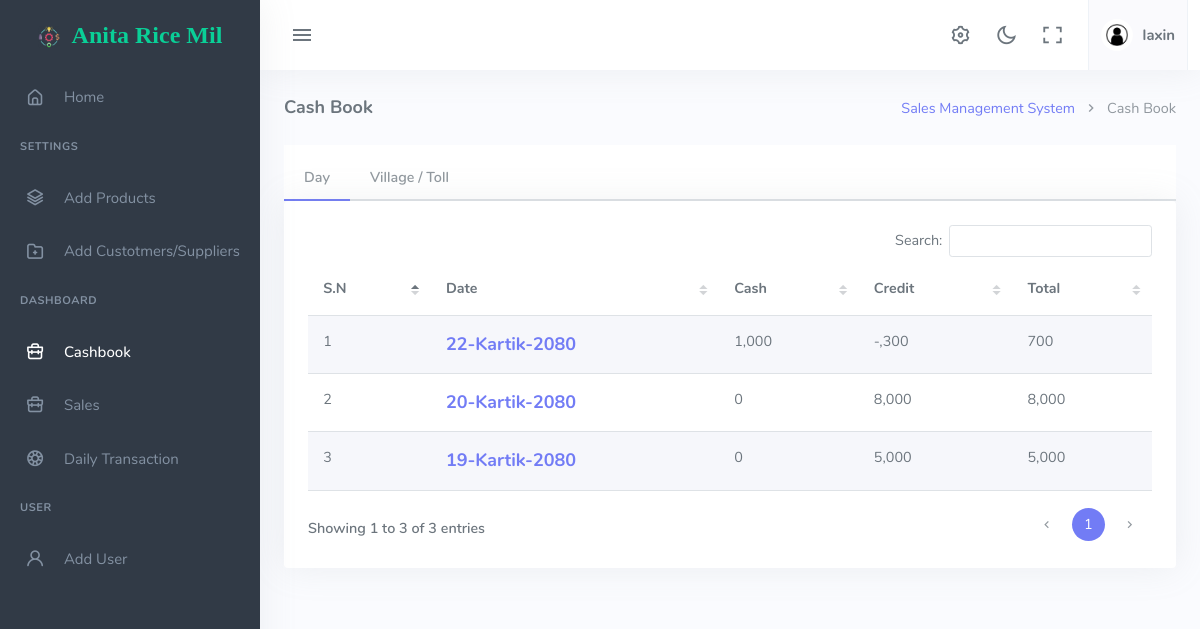
Screenshot of /sales-dashboard (signed in) with the database file from the repository.
### account/models.py (models this page shows, shortened)
class User(AbstractBaseUser, PermissionsMixin):
  email = models.EmailField(
      verbose_name='Email',
      max_length=255,
      unique=True,
  )
  fullname = models.CharField(max_length=200)
  is_admin = models.BooleanField(default=False)
  is_active = models.BooleanField(default=True)
  is_staff= models.BooleanField(default=True)
  phone_No = models.CharField(max_length=150, null=True, blank=True)
  image = models.ImageField(upload_to="image/", null=True, blank=True)
  address = models.CharField(max_length=150, null=True, blank=True)
  created_at = models.DateField(auto_now_add=True, null=True, blank=True)
  updated_at = models.DateField(auto_now=True, null=True, blank=True)
  objects = UserManager()
  USERNAME_FIELD = 'email'
  REQUIRED_FIELDS = ['fullname','phone_No']

### app/models.py (models this page shows, shortened)
class Sales(models.Model):
    payment_method =(('paid','Paid'),
                     ('partially_paid','Partially Paid'),
                     ('unpaid','Unpaid'))
    customer = models.ForeignKey(Customer, on_delete=models.CASCADE, related_name='customer')
    bill_no  = models.IntegerField(null=True, blank=True)
    phone_number = models.CharField(max_length=20)
    address = models.CharField(max_length=150)
    email = models.EmailField(null=True, blank=True)
    payment_status= models.CharField(choices=payment_method, max_length=150,null= True, blank=True)
    total_amount = models.IntegerField(default=0,null=True, blank=True)
    remaining_amount = models.IntegerField(default=0, null= True, blank=True)
    paid_amount = models.IntegerField(default=0, null=True, blank=True)
    nepali_create_date = models.CharField(max_length=200,default=nepali_datetime.date.today().strftime("%d-%B-%Y"), null=True, blank=True) #widget=models.HiddenInput(),,editable=False
    created_date = models.DateField(auto_now_add=True)
    modified_date = models.DateField(auto_now=True)
    deleted_date = models.DateField(null=True, blank=True)
    remarks = models.TextField(null = True, blank= True)
    class Meta:
        ordering = ['-id',]
    def get_total_cost(self):
        return sum([item.get_cost() for item in self.sales_id.all()])
    def get_remaining_amount(self):
        if self.paid_amount is None:
            amount = 0
        else:
            amount = self.paid_amount
        remaining = self.get_total_cost() - amount
        return remaining
    def total_pay_amount(self):
        totalpaid = self.get_total_cost() - self.get_remaining_amount()
        return totalpaid

### app/decorators.py (the view)
    def wrapper_fun(request, *args, **kwargs):
        if request.user.is_authenticated:
            return view_fun(request, *args, **kwargs)
        else:
            messages.warning(request,"Login required...")
            return redirect('app:login')

### app/templates/app/sales_table.html (shortened to what this page needs)
{% extends  'app/tablebase.html' %}
{% load static %}
{% load custome_filter %}
{% block content %}
<div class="content-page">
    <div class="content">
        <div class="container-fluid">
            <div class="row">
                <div class="col-12">
                    <div class="page-title-box">
                        <div class="page-title-right">
                            <ol class="breadcrumb m-0">
                                <li class="breadcrumb-item"><a href="javascript: void(0);">Sales Management System</a></li>
                                <li class="breadcrumb-item active">Cash Book </li>
                            </ol>
                        </div>
                        <h4 class="page-title">Cash Book</h4>
                    </div>
                </div>
            </div>
            <div class="row">
                <div class="col-12">
                    <ul class="nav nav-tabs nav-bordered pt-2 bg-white">
                        <li class="nav-item">
                            <a href="#today" data-bs-toggle="tab" aria-expanded="false" class="nav-link active">
                                <span class="d-none d-md-block">Day</span>
                            </a>
                        </li>
                        <li class="nav-item">
                            <a href="#village" data-bs-toggle="tab" aria-expanded="false" class="nav-link">
                                <span class="d-none d-md-block">Village / Toll</span>
                            </a>
                        </li>
                    </ul>
                    <div class="tab-content">
                        <div class="tab-pane show active" id="today">
                            <div class="row">
                                <div class="col-12">
                                    <div class="card">
                                        <div class="card-body">
                                            <div class="tab-content ">
                                                    <table id="datatable-buttons" class="table table-striped dt-responsive nowrap w-100 ">
                                                        <thead>
                                                            <tr>
                                                                <th >S.N</th>
                                                                <th>Date</th>
                                                                <th >Cash</th>
                                                                <th>Credit</th>
                                                                <th>Total</th>
                                                            </tr>
                                                        </thead>
                                                        <tbody>
                                                            {% for item in daily_sales %}
                                                            <tr>
                                                                <td >
                                                                    {{forloop.counter}}
                                                                </td>
                                                                <td><a href="{% url 'app:date_related_sales' item.nepali_create_date %}" style="font-size: large; font-weight: 800;">{{item.nepali_create_date}}</a></td>
                                                                <td >
                                                                    {{item.nepali_create_date|total_debit_amount|nepalicurrencyFormat|remove_decimal}}
                                                                </td>
                                                                <td>
                                                                    {{item.nepali_create_date|total_credite_amount|nepalicurrencyFormat|remove_decimal}}
                                                                </td>
                                                                <td>{{ item.nepali_create_date|total_sales_for_nepali_date|nepalicurrencyFormat|remove_decimal }}</td>
                                                            </tr>
                                                            {% endfor %}
                                                        </tbody>
                                            </table>
                                            </div>
                                        </div>
                                    </div>
                                </div>
                            </div>
                        </div>
                    </div>
                </div>
            </div>
        </div>
    </div>
{% endblock %}

### app/templates/app/tablebase.html (shortened to what this page needs)
{% load static %}
{% load custome_filter %}
<!DOCTYPE html>
<html lang="en">
    <head>
        <link rel="stylesheet" href="{% static 'app/assets/vendor/jquery-toast-plugin/jquery.toast.min.css'%}">
        <link href="{% static 'app/assets/css/app-saas.min.css'%}" rel="stylesheet" type="text/css" id="app-style" />
        <link href="{% static 'app/assets/css/icons.min.css'%}" rel="stylesheet" type="text/css" />
        <link href="{% static 'app/assets/vendor/bootstrap-datepicker/css/bootstrap-datepicker.min.css'%}" rel="stylesheet" type="text/css" />
        <link href="{% static 'app/assets/vendor/select2/css/select2.min.css'%}" rel="stylesheet" type="text/css" />
        <link href="{% static 'app/assets/vendor/datatables.net-bs5/css/dataTables.bootstrap5.min.css'%}" rel="stylesheet" type="text/css" />
        <link href="{% static 'app/assets/vendor/datatables.net-responsive-bs5/css/responsive.bootstrap5.min.css'%}" rel="stylesheet" type="text/css" />
        <link href="{% static 'app/assets/css/app-saas.min.css'%}" rel="stylesheet" type="text/css" id="app-style" />
        <link href="{% static 'app/assets/css/icons.min.css'%}" rel="stylesheet" type="text/css" />
        <link href="https://cdn.jsdelivr.net/npm/summernote@0.8.16/dist/summernote-lite.min.css" rel="stylesheet">
    </head>
    <link rel="stylesheet" href="https://maxcdn.bootstrapcdn.com/font-awesome/4.7.0/css/font-awesome.min.css">
    <body>
                <div class="wrapper">
                    <div class="navbar-custom">
                        <div class="topbar container-fluid">
                            <div class="d-flex align-items-center gap-lg-2 gap-1">
                                <button class="button-toggle-menu">
                                    <i class="mdi mdi-menu"></i>
                                </button>
                            </div>
                            <ul class="topbar-menu d-flex align-items-center gap-3">
                                <li class="d-none d-sm-inline-block">
                                    <a class="nav-link" data-bs-toggle="offcanvas" href="#theme-settings-offcanvas">
                                        <i class="ri-settings-3-line font-22"></i>
                                    </a>
                                </li>
                                <li class="d-none d-sm-inline-block">
                                    <div class="nav-link" id="light-dark-mode" data-bs-toggle="tooltip" data-bs-placement="left" title="Theme Mode">
                                        <i class="ri-moon-line font-22"></i>
                                    </div>
                                </li>
                                <li class="d-none d-md-inline-block">
                                    <a class="nav-link" href="#" data-toggle="fullscreen">
                                        <i class="ri-fullscreen-line font-22"></i>
                                    </a>
                                </li>
                                <li class="dropdown">
                                    <a class="nav-link dropdown-toggle arrow-none nav-user px-2" data-bs-toggle="dropdown" href="#" role="button" aria-haspopup="false" aria-expanded="false">
                                        <span class="account-user-avatar">
                                            {% if request.user.image  %}
                                                <img src="{{request.user.image.url}}" alt="user-image" width="32" class="rounded-circle">
                                            {% else %}
                                            <img src="{% static 'app/assets/images/unknow.jpg'%}" alt="user-image" width="32" class="rounded-circle">
                                            {% endif %}
                                        </span>
                                        <span class="d-lg-flex flex-column gap-1 d-none">
                                            <h5 class="my-0">{{request.user.fullname}}</h5>
                                        </span>
                                    </a>
                                </li>
                            </ul>
                        </div>
                    </div>
           <div class="leftside-menu">
            <a href="{% url 'app:index' %}" class="logo logo-light">
                <span class="logo-lg">
                    <h3 class="text-success p-2 text-bold" style="font-family: times-new-roman;"><img src="{% static 'app/icons.webp'%}" class="pe-2">Anita Rice Mil</h3>
                </span>
            </a>
            <div class="h-100" id="leftside-menu-container" data-simplebar>
                <ul class="side-nav">
                    <li class="side-nav-item">
                        <a href="{% url 'app:index' %}" class="side-nav-link">
                            <i class="uil-home-alt"></i>
                            <span> Home </span>
                        </a>
                    </li>
                    <li class="side-nav-title">Settings</li>
                    <li class="side-nav-item">
                        <a href="{% url 'app:products' %}" class="side-nav-link">
                            <i class="uil-layer-group"></i>
                            <span> Add Products </span>
                        </a>
                    </li>
                    <li class="side-nav-item">
                        <a href="{% url 'app:customers' %}" class="side-nav-link">
                            <i class="uil-folder-plus"></i>
                            <span>Add Custotmers/Suppliers </span>
                        </a>
                    </li>
                    <li class="side-nav-title">Dashboard</li>
                    <li class="side-nav-item">
                        <a href="{% url 'app:sales_dashboard' %}" class="side-nav-link">
                            <i class="uil-briefcase"></i>
                            <span>Cashbook</span>
                        </a>
                    </li>
                    <li class="side-nav-item">
                        <a href="{% url 'app:salesItem' %}" class="side-nav-link">
                            <i class="uil-briefcase"></i>
                            <span> Sales </span>
                        </a>
                    </li>
                    <li class="side-nav-item">
                        <a href="{% url 'app:daily' %}" class="side-nav-link">
                            <i class="uil-life-ring"></i>
                            <span>Daily Transaction</span>
                        </a>
                    </li>
                    {% if request.user.is_superuser %}
                    <li class="side-nav-title">User</li>
                    <li class="side-nav-item">
                        <a href="{% url  'app:user' %}" class="side-nav-link">
                            <i class="uil-user"></i>
                            <span>Add User </span>
                        </a>
                    </li>
                    {% endif %}
                </ul>
            </div>
        </div>
        {% block content %}
        {% endblock %}
    </body>
</html>

### rows the page displays
User: user.fullname "laxin"
Sales: nepali_create_date "20-Kartik-2080", nepali_create_date|total_debit_amount "0", nepali_create_date|total_credite_amount "8,000", nepali_create_date|total_sales_for_nepali_date "8,000"
Sales: nepali_create_date "19-Kartik-2080", nepali_create_date|total_debit_amount "0", nepali_create_date|total_credite_amount "5,000", nepali_create_date|total_sales_for_nepali_date "5,000"

### other values shown
{{ item.nepali_create_date }} "22-Kartik-2080"
